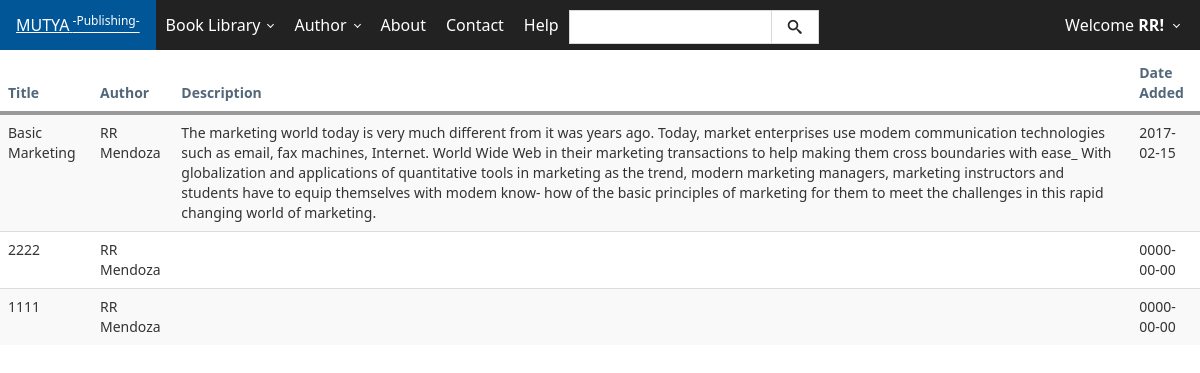
The app's page /publishedbooks.php (signed in), older data.
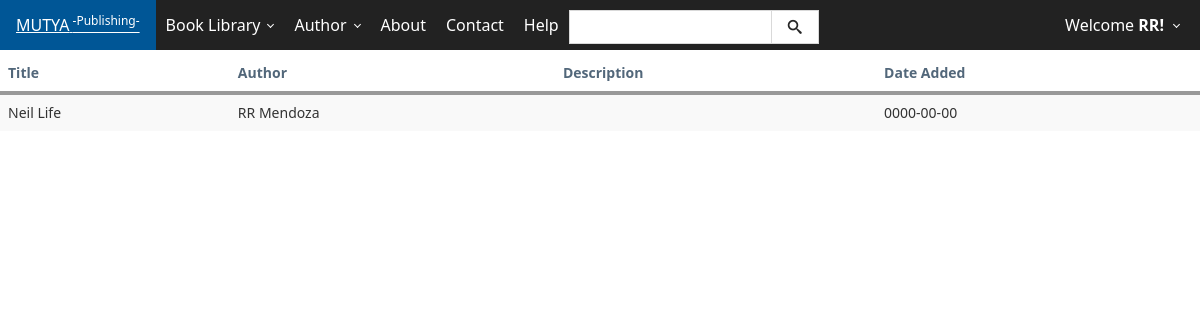
The same page, newer data.
### tables this page shows
CREATE TABLE IF NOT EXISTS `users` (
  `id` int(11) NOT NULL AUTO_INCREMENT,
  `usn` varchar(50) NOT NULL,
  `fname` varchar(120) NOT NULL,
  `lname` varchar(120) NOT NULL,
  `birthday` date NOT NULL,
  `address` varchar(60) NOT NULL,
  `contact` int(11) NOT NULL,
  `email` varchar(120) NOT NULL,
  `password` varchar(128) NOT NULL,
  `activate` int(11) NOT NULL,
  `code` int(11) NOT NULL,
  `date` date NOT NULL,
  `block` int(11) NOT NULL,
  `pic` int(11) NOT NULL,
  `ext` varchar(5) NOT NULL,
  `admin` int(11) NOT NULL,
  `user_type` int(10) NOT NULL,
  PRIMARY KEY (`id`)
);

CREATE TABLE IF NOT EXISTS `products` (
  `id` int(11) NOT NULL AUTO_INCREMENT,
  `author_id` int(11) NOT NULL,
  `product_name` varchar(255) NOT NULL,
  `price` varchar(16) NOT NULL,
  `details` text NOT NULL,
  `stock` int(11) NOT NULL,
  `category` varchar(16) NOT NULL,
  `sub_category` varchar(50) NOT NULL,
  `status` varchar(50) NOT NULL,
  `timestamp` varchar(10) NOT NULL,
  `date_added` date NOT NULL,
  `ext` varchar(4) NOT NULL,
  PRIMARY KEY (`id`)
);

### include/check_login.php (called while the page is built, shortened)
<?php
function loggedin()
{
	if (isset($_SESSION['username'])||isset($_COOKIE['username']))
	{
		$loggedin = TRUE;
		return $loggedin;
	}
}
?>

### publishedbooks.php (the view, shortened to what this page needs)
<?php
		include 'include/check_login.php';
			if (loggedin())
			{
				$query = mysql_query("SELECT * FROM users WHERE usn='$_SESSION[username]' ");
					while ($row = mysql_fetch_assoc($query))
					{
						$fname = $row ['fname'];
					}
				}
			else
			{
			}
?>
<!DOCTYPE html>
<html lang="en">
<head>
	<link href="css/bootstrap.css" rel="stylesheet">
    <link href="css/sb-admin.css" rel="stylesheet">-->
    <link rel="stylesheet" href="css/morris-0.4.3.min.css">
</head>
<body>
	<?php include 'template/top.php'; ?>
    <?php include 'template/header.php'; ?>
		<div class="table-responsive">
    <h4><b>Published Books</b></h4>
      <table class="table table-striped">
      	<thead>
 		<th>Title</th>
 		<th>Author</th>
 		<th>Description</th>
 		<th>Date Added</th>
 	</thead>
	<tbody>
		<?php
			$sql = mysql_query("SELECT products.product_name, users . * , products.details, products.date_added
FROM products
INNER JOIN users ON products.author_id = users.id
AND users.user_type =2 AND users.id =" . $_SESSION['user_id']);
		  $requestCount = mysql_num_rows($sql);
		  if ($requestCount > 0) {
		     while ($row = mysql_fetch_array($sql)) {
		      $productname = $row['product_name'];
		      $fname = $row['fname'];
		      $lname = $row['lname'];
		      $desc = $row['details'];
		      $dateadded = $row['date_added'];
		      echo "
		        <tr>
		          <td>$productname</td>
		          <td>$fname $lname</td>
		          <td>$desc</td>
		          <td>$dateadded</td>
		        </tr>
		      ";
		     }
		  }
		 ?>
	</tbody>
      </table>
    </div>
</body>
</html>

### template/top.php (shortened to what this page needs)
<head>
    <link href="css/metro.css" rel="stylesheet">
    <link href="css/metro-icons.css" rel="stylesheet">
    <link href="css/metro-responsive.css" rel="stylesheet">
    <link href="css/metro-schemes.css" rel="stylesheet">
    <link href="css/docs.css" rel="stylesheet">
  </head>

### template/header.php (shortened to what this page needs)
<header class="app-bar fixed-top brown bg-darker bg-focus-taupe" data-role="appbar" data-flexstyle="sidebar2">
      <div>
                    <a href="index.php" class="app-bar-element branding">MUTYA<sup> -Publishing-</sup></a>
                    <ul class="app-bar-menu">
					               <li>
                            <a href="" class="dropdown-toggle">Book Library</a>
                        </li>
                        <?php
                          $accesslevel = @$_SESSION['accesslevel'];
                          if ($accesslevel == "author") {
                            echo "
                            <li>
                            <a href='' class='dropdown-toggle'>Author</a>
                            <ul class='d-menu' data-role='dropdown'>
                                 <li><a href='publishedbooks.php'>Published Book</a></li>
                                 <li><a href='authorbidform.php'>Bid Portal</a></li>
                              </ul>
                            </li>
                            ";
                          }
                         ?>
                        <li><a href="about.php">About</a></li>
                        <li><a href="contact.php">Contact</a></li>
                        <li><a href="help.php">Help</a></li>
       <li class="place-right no-hovered bg-darker">
        <form class="form-search margin" action="catalog.php" method="POST">
            <div class="input-control text" style="width: 250px; margin-right: 10px">
                <input type="text" name="searchP" class="search-query placeholder="Search...">
                <button class="button" name="submit" type="submit"><span class="mif-search"></span></button>
            </div>
        </form>
    </li>
                    </ul>
	<div class="app-bar-element place-right no-hover">
<?php
	if (loggedin())
			{
				echo '
              <a class="dropdown-toggle fg-white">Welcome <b>'.$fname.'!</b></a>
              <div class="app-bar-drop-container fg-dark bg-grayLighter place-right"
                data-role="dropdown" data-no-close="true">
            <div class="padding20">
                <a href="user.php">Shopping Cart</a>
                <a href="include/logout.php" class="button alert">Logout</a></li>
              </div>
              </div>
            ';
			}
			?>
	          </div>
                </div>
</header>

### admin/css/sb-admin.css (style rules this page uses)
body { margin-top: 50px; }

### css/metro-responsive.css (style rules this page uses)
@media screen and (max-width: 1400px) { html { font-size: 110%; } }
@media screen and (max-width: 1200px) { html { font-size: 100%; } }

Row changes from the older to the newer data that the page shows:
removed products: product_name "Basic Marketing", users.fname "RR", users.lname "Mendoza", details "The marketing world today is very much different from it was years ago. Today, market enterprises use modem communication technologies such as email, fax machines, Internet. World Wide Web in their marketing transactions to help making them cross boundaries with ease_ With globalization and applications of quantitative tools in marketing as the trend, modern marketing managers, marketing instructors and students have to equip themselves with modem know- how of the basic principles of marketing for them to meet the challenges in this rapid changing world of marketing.", date_added "2017-02-15"
removed products: product_name "2222", users.fname "RR", users.lname "Mendoza", date_added "0000-00-00"
removed products: product_name "1111", users.fname "RR", users.lname "Mendoza", date_added "0000-00-00"
added products: product_name "Neil Life", users.fname "RR", users.lname "Mendoza", date_added "0000-00-00"
